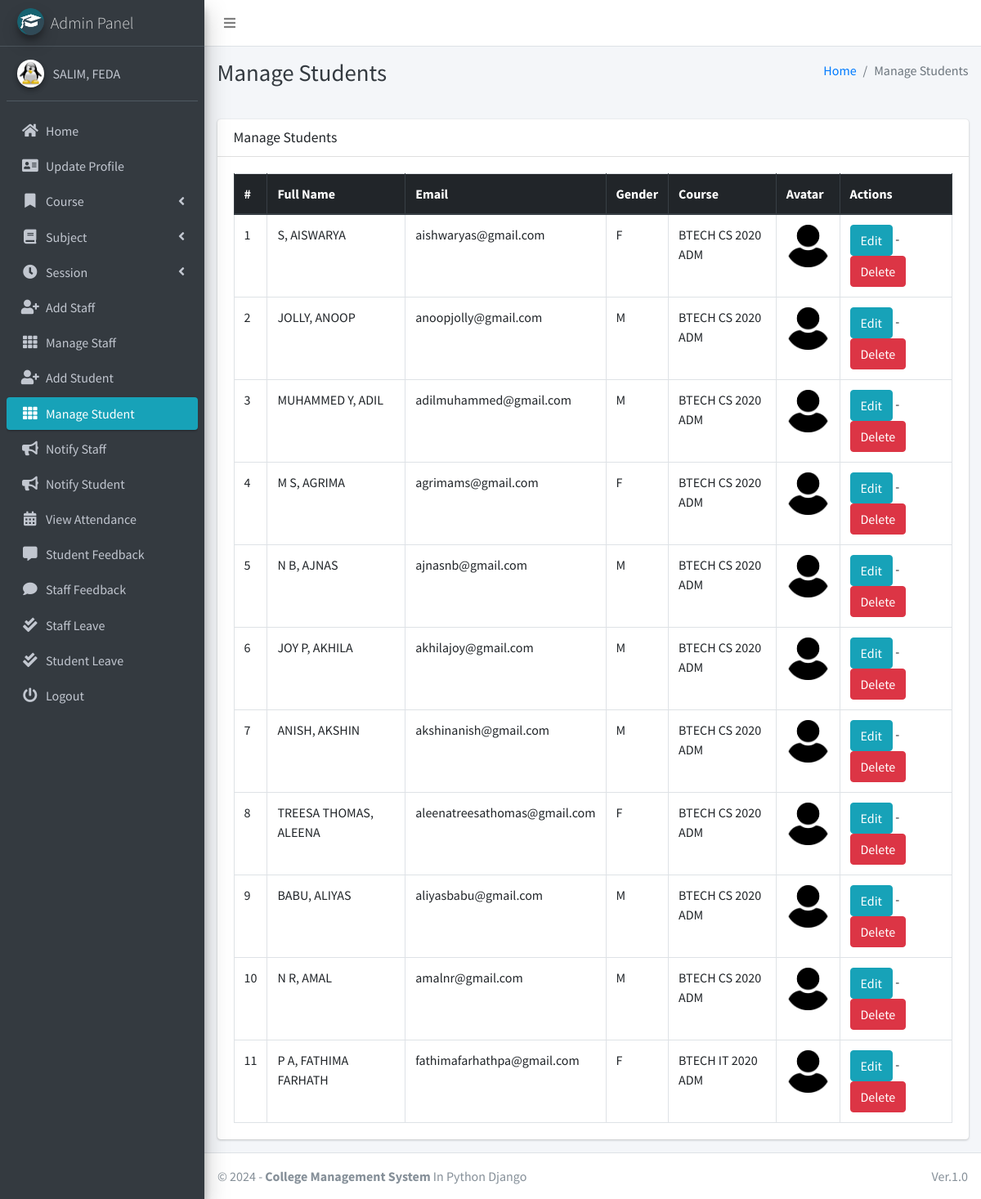
Page /student/manage/ (signed in) on the committed database.
### main_app/models.py (models this page shows, shortened)
class CustomUser(AbstractUser):
    USER_TYPE = ((1, "HOD"), (2, "Staff"), (3, "Student"))
    GENDER = [("M", "Male"), ("F", "Female")]
    username = None  # Removed username, using email instead
    email = models.EmailField(unique=True)
    user_type = models.CharField(default=1, choices=USER_TYPE, max_length=1)
    gender = models.CharField(max_length=1, choices=GENDER)
    profile_pic = models.ImageField()
    address = models.TextField()
    fcm_token = models.TextField(default="")  # For firebase notifications
    created_at = models.DateTimeField(auto_now_add=True)
    updated_at = models.DateTimeField(auto_now=True)
    USERNAME_FIELD = "email"
    REQUIRED_FIELDS = []
    objects = CustomUserManager()
    def __str__(self):
        return self.last_name + ", " + self.first_name

class Student(models.Model):
    admin = models.OneToOneField(CustomUser, on_delete=models.CASCADE)
    course = models.ForeignKey(Course, on_delete=models.DO_NOTHING, null=True, blank=False)
    session = models.ForeignKey(Session, on_delete=models.DO_NOTHING, null=True)

class Course(models.Model):
    name = models.CharField(max_length=120)
    created_at = models.DateTimeField(auto_now_add=True)
    updated_at = models.DateTimeField(auto_now=True)

### main_app/hod_views.py (the view)
# urls.py: path("student/manage/", hod_views.manage_student, name='manage_student'),
def manage_student(request):
    students = CustomUser.objects.filter(user_type=3)
    context = {
        'students': students,
        'page_title': 'Manage Students'
    }
    return render(request, "hod_template/manage_student.html", context)

### main_app/templates/hod_template/manage_student.html
{% extends 'main_app/base.html' %}
{% load static %}
{% block page_title %}{{page_title}}{% endblock page_title %}
{% block content %}
<section class="content">
    <div class="container-fluid">
        <div class="row">
            <div class="col-md-12">
                <div class="card">
                    <div class="card-header">
                        <h3 class="card-title">{{page_title}}</h3>
                    </div>
                    <div class="card-body">
                        <table id="example2" class="table table-bordered table-hover">
                            <thead class="thead-dark">
                                <tr>
                                    <th>#</th>
                                    <th>Full Name</th>
                                    <th>Email</th>
                                    <th>Gender</th>
                                    <th>Course</th>
                                    <th>Avatar</th>
                                    <th>Actions</th>
                                </tr>
                            </thead>
                            <tbody>
                                {% for student in students %}
                                <tr>
                                    <td>{{ forloop.counter }}</td>
                                    <td>{{student.last_name}}, {{student.first_name}}</td>
                                    <td>{{student.email}}</td>
                                    <td>{{student.gender}}</td>
                                    <td>{{student.student.course.name}}</td>
                                    <td>
                                        {% if student.profile_pic == ""  %}
                                        No Image
                                        {% else %}
                                        <img class="img img-fluid mb-2" height="56" width="56"
                                            src="{{student.profile_pic}}" alt="">
                                        {% endif %}
                                    </td>
                                    <td><a href="{% url 'edit_student' student.student.id %}" class="btn btn-info">Edit</a> -
                                        <a href="{% url 'delete_student' student.student.id %}" class="btn btn-danger" onclick="return confirm('Are you sure about this ?')">Delete</a>
                                    </td>
                                </tr>
                                {% endfor %}
                            </tbody>
                        </table>
                    </div>
                </div>
            </div>
        </div>
    </div>
</section>
{% endblock content %}

### main_app/templates/main_app/sidebar_template.html (shortened to what this page needs)
{% load static %}
<aside class="main-sidebar sidebar-dark-info elevation-4">
    {% if request.user.user_type == '1' %}
    <a href="{% url 'admin_home' %}" class="brand-link">
        <img src="{% static 'dist/img/cmsl.png' %} " alt="AdminLTE Logo"
            class="brand-image img-circle elevation-3" >
        <span class="brand-text font-weight-light">Admin Panel</span>
    </a>
    <div class="sidebar">
        <div class="user-panel mt-3 pb-3 mb-3 d-flex">
            <div class="image">
                <img src="{{ request.user.profile_pic}}" class="img-circle elevation-2" alt="User Image">
            </div>
            <div class="info">
                <a href="#" class="d-block">{{user}}</a>
            </div>
        </div>
        <nav class="mt-2">
            <ul class="nav nav-pills nav-sidebar flex-column" data-widget="treeview" role="menu" data-accordion="false">
                <li class="nav-item">
                    {% url 'admin_home' as admin_home %}
                    <a href="{{admin_home}}" class="nav-link {% if admin_home == request.path %} active {% endif %}">
                        <i class="nav-icon fas fa-home"></i>
                        <p>
                            Home
                        </p>
                    </a>
                </li>
                <li class="nav-item">
                    {% url 'admin_view_profile' as admin_view_profile %}
                    <a href="{{admin_view_profile}}"
                        class="nav-link {% if admin_view_profile == request.path %} active {% endif %}">
                        <i class="nav-icon fas fa-address-card"></i>
                        <p>
                            Update Profile
                        </p>
                    </a>
                </li>
                <li class="nav-item has-treeview">
                    <a href="#" class="nav-link">
                        <i class="nav-icon fas fa-bookmark"></i>
                        <p>
                            Course
                            <i class="fas fa-angle-left right"></i>
                        </p>
                    </a>
                </li>
                <li class="nav-item has-treeview">
                    <a href="#" class="nav-link">
                        <i class="nav-icon fas fa-book"></i>
                        <p>
                            Subject
                            <i class="fas fa-angle-left right"></i>
                        </p>
                    </a>
                </li>
                <li class="nav-item has-treeview">
                    <a href="#" class="nav-link">
                        <i class="nav-icon fas fa-clock"></i>
                        <p>
                            Session
                            <i class="fas fa-angle-left right"></i>
                        </p>
                    </a>
                </li>
                <li class="nav-item">
                    {% url 'add_staff' as add_staff %}
                    <a href="{{add_staff}}" class="nav-link {% if add_staff == request.path %} active {% endif %}">
                        <i class="nav-icon fas fa-user-plus"></i>
                        <p>
                            Add Staff
                        </p>
                    </a>
                </li>
                <li class="nav-item">
                    {% url 'manage_staff' as manage_staff %}
                    {% url 'edit_staff' staff_id as edit_staff %}
                    <a href="{{manage_staff}}"
                        class="nav-link {% if manage_staff == request.path or request.path == edit_staff %} active {% endif %}">
                        <i class="nav-icon fas fa-th"></i>
                        <p>
                            Manage Staff
                        </p>
                    </a>
                </li>
                <li class="nav-item">
                    {% url 'add_student' as add_student%}
                    <a href="{{add_student}}" class="nav-link  {% if add_student == request.path %} active {% endif %}">
                        <i class="nav-icon fas fa-user-plus"></i>
                        <p>
                            Add Student
                        </p>
                    </a>
                </li>
                <li class="nav-item">
                    {% url 'manage_student' as manage_student %}
                    {% url 'edit_student' student_id as edit_student %}
                    <a href="{{manage_student}}"
                        class="nav-link  {% if edit_student == request.path or manage_student == request.path %} active {% endif %}">
                        <i class="nav-icon fas fa-th"></i>
                        <p>
                            Manage Student
                        </p>
                    </a>
                </li>
                <li class="nav-item">
                    {% url 'admin_notify_staff' as admin_notify_staff %}
                    <a href="{{admin_notify_staff}}"
                        class="nav-link {% if admin_notify_staff == request.path %} active {% endif %}">
                        <i class="nav-icon fas fa-bullhorn"></i>
                        <p>
                            Notify Staff
                        </p>
                    </a>
                </li>
                <li class="nav-item">
                    {% url 'admin_notify_student' as admin_notify_student %}
                    <a href="{{admin_notify_student}}"
                        class="nav-link {% if admin_notify_student == request.path %} active {% endif %}">
                        <i class="nav-icon fas fa-bullhorn"></i>
                        <p>
                            Notify Student
                        </p>
                    </a>
                </li>
                <li class="nav-item">
                    {% url 'admin_view_attendance' as admin_view_attendance %}
                <li class="nav-item">
                    <a href="{{admin_view_attendance}}"
                        class="nav-link  {% if admin_view_attendance == request.path %} active {% endif %}">
                        <i class="nav-icon fas fa-calendar-alt"></i>
                        <p>
                            View Attendance
                        </p>
                    </a>
                </li>
                <li class="nav-item">
                    {% url 'student_feedback_message' as student_feedback_message %}
                    <a href="{{ student_feedback_message }}"
                        class="nav-link  {% if student_feedback_message == request.path %} active {% endif %}">
                        <i class="nav-icon fas fa-comment-alt"></i>
                        <p>
                            Student Feedback
                        </p>
                    </a>
                </li>
                <li class="nav-item">
                    {% url 'staff_feedback_message' as staff_feedback_message %}
                    <a href="{{staff_feedback_message}}"
                        class="nav-link   {% if staff_feedback_message == request.path %} active {% endif %}">
                        <i class="nav-icon fas fa-comment"></i>
                        <p>
                            Staff Feedback
                        </p>
                    </a>
                </li>
                <li class="nav-item">
                    {% url 'view_staff_leave' as view_staff_leave %}
                    <a href="{{view_staff_leave}}"
                        class="nav-link  {% if view_staff_leave == request.path %} active {% endif %}">
                        <i class="nav-icon fas fa-check-double"></i>
                        <p>
                            Staff Leave
                        </p>
                    </a>
                </li>
                <li class="nav-item">
                    {% url 'view_student_leave' as view_student_leave %}
                    <a href="{% url 'view_student_leave' %}"
                        class="nav-link  {% if view_student_leave == request.path %} active {% endif %}">
                        <i class="nav-icon fas fa-check-double"></i>
                        <p>
                            Student Leave
                        </p>
                    </a>
                </li>
                                        {% endif %}
                                        <li class="nav-item">
                                            <a href="{% url 'user_logout' %}"
                                                onclick="return confirm('Your session would be terminated.\n\nProceed?')"
                                                class="nav-link">
                                                <i class="nav-icon fas fa-power-off"></i>
                                                <p>
                                                    Logout
                                                </p>
                                            </a>
                                        </li>
                                    </ul>
                                </nav>
                            </div>
</aside>

### rows in the picture
CustomUser: user.profile_pic (picture), last_name+first_name "SALIM, FEDA"
CustomUser: last_name "S", first_name "AISWARYA", email "aishwaryas@gmail.com", gender "F", student.course.name "BTECH CS 2020 ADM", profile_pic (picture)
CustomUser: last_name "JOLLY", first_name "ANOOP", email "anoopjolly@gmail.com", gender "M", student.course.name "BTECH CS 2020 ADM", profile_pic (picture)
CustomUser: last_name "MUHAMMED Y", first_name "ADIL", email "adilmuhammed@gmail.com", gender "M", student.course.name "BTECH CS 2020 ADM", profile_pic (picture)
CustomUser: last_name "M S", first_name "AGRIMA", email "agrimams@gmail.com", gender "F", student.course.name "BTECH CS 2020 ADM", profile_pic (picture)
CustomUser: last_name "N B", first_name "AJNAS", email "ajnasnb@gmail.com", gender "M", student.course.name "BTECH CS 2020 ADM", profile_pic (picture)
CustomUser: last_name "JOY P", first_name "AKHILA", email "akhilajoy@gmail.com", gender "M", student.course.name "BTECH CS 2020 ADM", profile_pic (picture)
CustomUser: last_name "ANISH", first_name "AKSHIN", email "akshinanish@gmail.com", gender "M", student.course.name "BTECH CS 2020 ADM", profile_pic (picture)
CustomUser: last_name "TREESA THOMAS", first_name "ALEENA", email "aleenatreesathomas@gmail.com", gender "F", student.course.name "BTECH CS 2020 ADM", profile_pic (picture)
CustomUser: last_name "BABU", first_name "ALIYAS", email "aliyasbabu@gmail.com", gender "M", student.course.name "BTECH CS 2020 ADM", profile_pic (picture)
CustomUser: last_name "N R", first_name "AMAL", email "amalnr@gmail.com", gender "M", student.course.name "BTECH CS 2020 ADM", profile_pic (picture)
CustomUser: last_name "P A", first_name "FATHIMA FARHATH", email "fathimafarhathpa@gmail.com", gender "F", student.course.name "BTECH IT 2020 ADM", profile_pic (picture)

### other values in the picture
{{ page_title }} "Manage Students"
